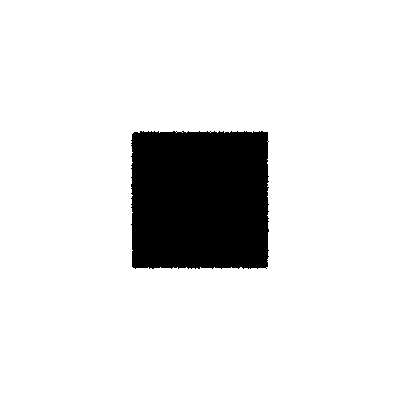
Frame 1 (no input)
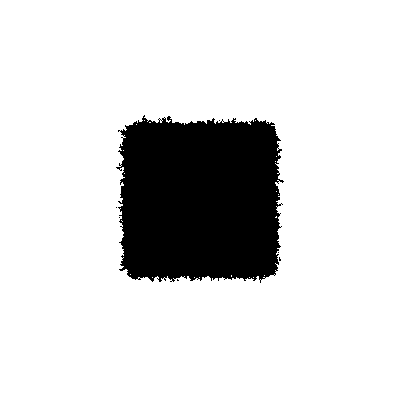
Frame 60 (the mouse pressed at the canvas centre just before this capture)
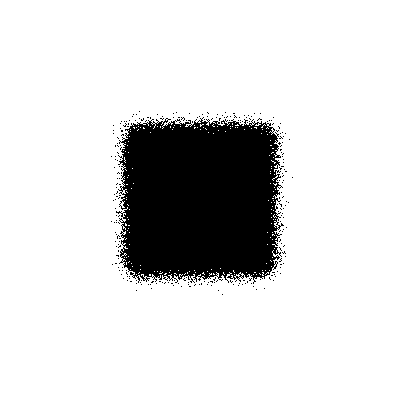
Frame 120 (the mouse held since frame 60 and released just before this capture)

The Processing sketch that drew these frames (run headless with seeded random() and noise(); from frame 60 on, the mouse is pressed at the canvas centre):

// Processing sketch: walker
// ── walker.pde
ArrayList<PVector> listP;
int marge = 0;
int num = 200000;

void setup() {
  size(400,400);
  background(255);
  marge = width / 3;
  listP = new ArrayList();
  
  for( int i = 0 ; i < num ; i++) {
    float x = random(marge, width -marge) ;
    float y = random (marge, height -marge ) ;
    listP.add(new PVector(x,y)) ;
  }
}


void draw() {
  if(mousePressed) {
    background(255);
  }
  jitter(listP, 1.5);
  for (PVector p : listP) {
    color c = color (0, 10);
    set(int(p.x), int(p.y), c);
  }
}

void jitter(ArrayList<PVector>points, float radius) {
  float rad;
  float angle;
  for(PVector p : points) {
    // rad = prng.random() * radius;
    //angle = prng.random() * ( 2 * PI );
    rad = random(-1,1) * radius;
    angle = random(-1,1) * (2 * PI);
    p.x += rad * cos(angle);
    p.y += rad * sin(angle);
  }
}
